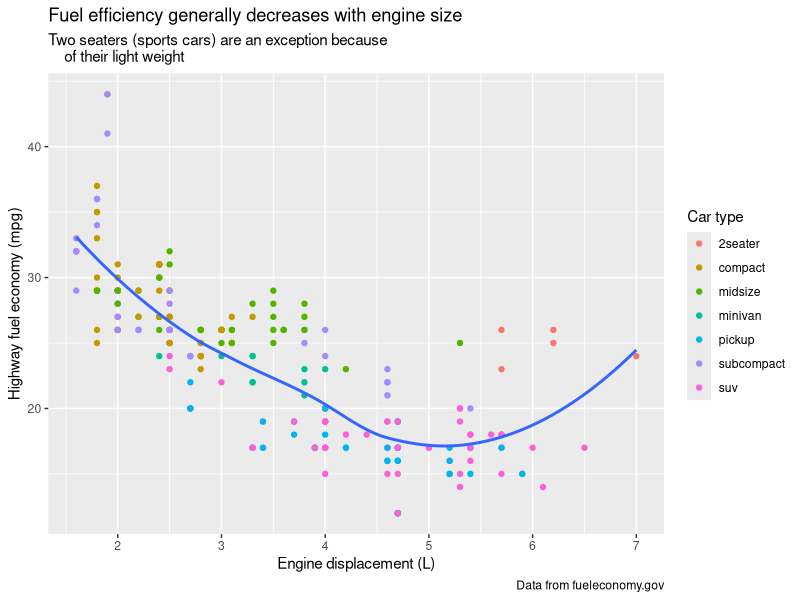
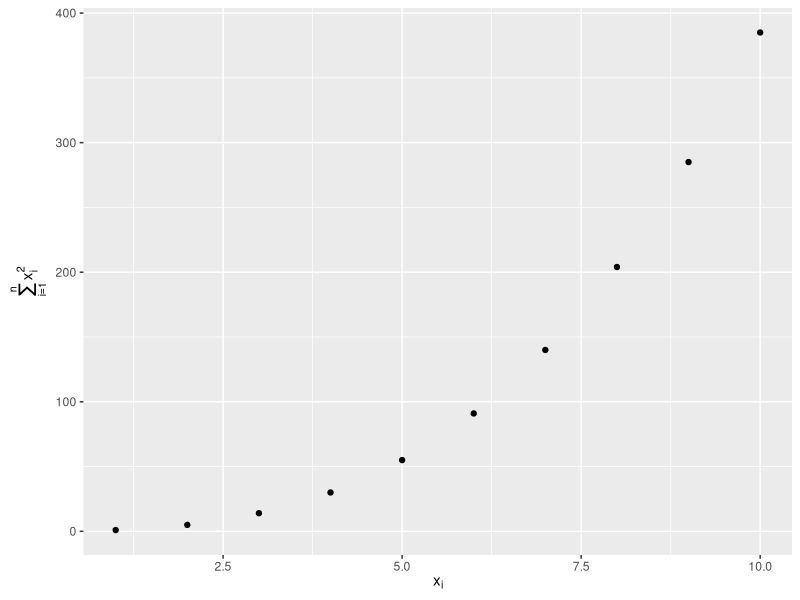

Generate these figures, in order, with R: (Note: this script raises an error after producing the figures.)
## ---- chunk 1
# install.packages(c("patchwork","scales","ggthemes"))
## ---- chunk 2
#| message: false
library(ggplot2)
library(tidyverse)
library(scales)
library(ggrepel)
library(patchwork)
library(ggthemes)
## ---- chunk 3
#| fig-alt: |
#|   Scatterplot of highway fuel efficiency versus engine size of cars, where
#|   points are colored according to the car class. A smooth curve following
#|   the trajectory of the relationship between highway fuel efficiency versus
#|   engine size of cars is overlaid. 

ggplot(mpg, aes(x = displ, y = hwy)) +
  geom_point(aes(color = class)) +
  geom_smooth(se = FALSE) +
  labs(
    x = "Engine displacement (L)",
    y = "Highway fuel economy (mpg)",
    color = "Car type",
    title = "Fuel efficiency generally decreases with engine size",
    subtitle = "Two seaters (sports cars) are an exception because
    of their light weight",
    caption = "Data from fueleconomy.gov"
  )
## ---- chunk 4
#| fig-asp: 1
#| out-width: "50%"
#| fig-width: 3
#| fig-alt: |
#|   Scatterplot with math text on the x and y axis labels. X-axis label
#|   says x_i, y-axis label says sum of x_i  squared, for i from 1 to n.

df <- tibble(
  x = 1:10,
  y = cumsum(x^2)
)

ggplot(df, aes(x, y)) +
  geom_point() +
  labs(
    x = quote(x[i]),
    y = quote(sum(x[i]^2, i == 1, n))
  )
## ---- chunk 5
# Your code here
## ---- chunk 6
#| echo: false
#| fig-cap: Scatterplot of highway versus city fuel efficiency.

knitr::include_graphics("images/fueleconomy.png")
## ---- chunk 7
# Your code here
## ---- chunk 8


label_info <- mpg |>
  group_by(drv) |>
  arrange(desc(displ)) |>
  slice_head(n = 1) |>
  mutate(
    drive_type = case_when(
      drv == "f" ~ "front-wheel drive",
      drv == "r" ~ "rear-wheel drive",
      drv == "4" ~ "4-wheel drive"
    )
  ) |>
  select(displ, hwy, drv, drive_type)

label_info
## ---- chunk 9
#| fig-alt: |
#|   Scatterplot of highway mileage versus engine size where points are colored
#|   by drive type. Smooth curves for each drive type are overlaid.
#|   Text labels identify the curves as front-wheel, rear-wheel, and 4-wheel.

ggplot(mpg, aes(x = displ, y = hwy, color = drv)) +
  geom_point(alpha = 0.3) +
  geom_smooth(se = FALSE) +
  geom_text(
    data = label_info,
    aes(x = displ, y = hwy, label = drive_type),
    fontface = "bold", size = 5, hjust = "right", vjust = "top"
  ) +
  theme(legend.position = "none")
## ---- chunk 10
#| fig-alt: |
#|   Scatterplot of highway fuel efficiency versus engine size of cars, where
#|   points are colored according to the car class. Some points are labelled
#|   with the car's name. The labels are box with white, transparent background
#|   and positioned to not overlap.

ggplot(mpg, aes(x = displ, y = hwy, color = drv)) +
  geom_point(alpha = 0.3) +
  geom_smooth(se = FALSE) +
  geom_label_repel(
    data = label_info,
    aes(x = displ, y = hwy, label = drive_type),
    fontface = "bold",
    size = 5,
    nudge_y = 2
  ) +
  theme(legend.position = "none")
## ---- chunk 11
#| fig-alt: |
#|   Scatterplot of highway fuel efficiency versus engine size of cars. Points
#|   where highway mileage is above 40 as well as above 20 with engine size
#|   above 5 are red, with a hollow red circle, and labelled with model name
#|   of the car.

potential_outliers <- mpg |>
  filter(hwy > 40 | (hwy > 20 & displ > 5))

ggplot(mpg, aes(x = displ, y = hwy)) +
  geom_point() +
  geom_text_repel(data = potential_outliers, aes(label = model)) +
  geom_point(data = potential_outliers, color = "red") +
  geom_point(
    data = potential_outliers,
    color = "red",
    size = 3,
    shape = "circle open"
  )
## ---- chunk 12
trend_text <- "Larger engine sizes tend to have lower fuel economy." |> str_wrap(width = 30)

trend_text
## ---- chunk 13
#| fig-alt: |
#|   Scatterplot of highway fuel efficiency versus engine size of cars. A red
#|   arrow pointing down follows the trend of the points and the annotation
#|   placed next to the arrow reads "Larger engine sizes tend to have lower
#|   fuel economy". The arrow and the annotation text is red.

ggplot(mpg, aes(x = displ, y = hwy)) +
  geom_point() +
  annotate(
    geom = "label", x = 3.5, y = 38,
    label = trend_text,
    hjust = "left", color = "red"
  ) +
  annotate(
    geom = "segment",
    x = 3, y = 35, xend = 5, yend = 25, color = "red",
    arrow = arrow(type = "closed")
  )
## ---- chunk 14
# Your code here
## ---- chunk 15
#| fig-show: hide

ggplot(mpg, aes(displ, hwy)) +
  geom_point()
## ---- chunk 16
# Your code here
## ---- chunk 17
g <- ggplot(mpg, aes(displ, hwy)) +
  geom_point()
## ---- chunk 18
# Your code here
## ---- chunk 19
# Your code here
## ---- chunk 20
# Your code here
## ---- chunk 21
#| label: default-scales
#| fig-show: "hide"

ggplot(mpg, aes(x = displ, y = hwy)) +
  geom_point(aes(color = class))
## ---- chunk 22
#| fig-show: hide

ggplot(mpg, aes(x = displ, y = hwy)) +
  geom_point(aes(color = class)) +
  scale_x_continuous() +
  scale_y_continuous() +
  scale_color_discrete()
## ---- chunk 23
#| fig-alt: |
#|   Scatterplot of highway fuel efficiency versus engine size of cars,
#|   colored by drive. The y-axis has breaks starting at 15 and ending at 40,
#|   increasing by 5.

ggplot(mpg, aes(x = displ, y = hwy, color = drv)) +
  geom_point() +
  scale_y_continuous(breaks = seq(15, 40, by = 5))
## ---- chunk 24
#| fig-alt: |
#|   Scatterplot of highway fuel efficiency versus engine size of cars, colored
#|   by drive. The x and y-axes do not have any labels at the axis ticks.
#|   The legend has custom labels: 4-wheel, front, rear.

ggplot(mpg, aes(x = displ, y = hwy, color = drv)) +
  geom_point() +
  scale_x_continuous(labels = NULL) +
  scale_y_continuous(labels = NULL) +
  scale_color_discrete(labels = c("4" = "4-wheel", "f" = "front", "r" = "rear"))
## ---- chunk 25
#| fig-width: 4
#| fig-alt: |
#|   Two side-by-side box plots of price versus cut of diamonds. The outliers
#|   are transparent. On both plots the x-axis labels are formatted as dollars.
#|   The x-axis labels on the plot start at $0 and go to $15,000, increasing
#|   by $5,000. The x-axis labels on the right plot start at $1K and go to
#|   $19K, increasing by $6K.

ggplot(diamonds, aes(x = price, y = cut)) +
  geom_boxplot(alpha = 0.05) +
  scale_x_continuous(labels = label_dollar()) +
  ggplot(diamonds, aes(x = price, y = cut)) +
  geom_boxplot(alpha = 0.05) +
  scale_x_continuous(
    labels = label_dollar(scale = 1 / 1000, suffix = "K"),
    breaks = seq(1000, 19000, by = 6000)
  )
## ---- chunk 26
#| fig-alt: |
#|   Segmented bar plots of cut, filled with levels of clarity. The y-axis
#|   labels start at 0% and go to 100%, increasing by 25%. The y-axis label
#|   name is "Percentage".

ggplot(diamonds, aes(x = cut, fill = clarity)) +
  geom_bar(position = "fill") +
  scale_y_continuous(name = "Percentage", labels = label_percent())
## ---- chunk 27
#| fig-alt: |
#|   Line plot of id number of presidents versus the year they started their
#|   presidency. Start year is marked with a point and a segment that starts
#|   there and ends at the end of the presidency. The x-axis labels are
#|   formatted as two digit years starting with an apostrophe, e.g., '53.
#|
# here `id` is the ordinal number of the president, e.g. Trump is in the 12th row + 33 = 45th president
presidential |>
  mutate(id = 33 + row_number()) |>
  ggplot(aes(x = start, y = id)) +
  geom_point() +
  geom_segment(aes(xend = end, yend = id)) +
  scale_x_date(name = NULL, breaks = presidential$start, date_labels = "'%y")
## ---- chunk 28
#| fig-width: 10
#| fig-asp: 0.5
#| fig-alt: |
#|   Four scatterplots of highway fuel efficiency versus engine size of cars
#|   where points are colored based on class of car. Clockwise, the legend
#|   is placed on the right, left, top, and bottom of the plot.

base <- ggplot(mpg, aes(x = displ, y = hwy)) +
  geom_point(aes(color = class))

# the default  right, then left
base + theme(legend.position = "right") +
  base + theme(legend.position = "left")

# then top, then bottom
base +
  theme(legend.position = "top") +
  guides(color = guide_legend(nrow = 3)) +
  base +
  theme(legend.position = "bottom") +
  guides(color = guide_legend(nrow = 3))
## ---- chunk 29
#| fig-alt: |
#|   Scatterplot of highway fuel efficiency versus engine size of cars
#|   where points are colored based on class of car. Overlaid on the plot is a
#|   smooth curve. The legend is in the bottom and classes are listed
#|   horizontally in two rows. The points in the legend are larger than the points
#|   in the plot.

ggplot(mpg, aes(x = displ, y = hwy)) +
  geom_point(aes(color = class)) +
  geom_smooth(se = FALSE) +
  theme(legend.position = "bottom") +
  guides(color = guide_legend(nrow = 2, override.aes = list(size = 4)))
## ---- chunk 30
#| fig-width: 7
#| fig-alt: |
#|   Two plots of price versus carat of diamonds. Data binned and the color of 
#|   the rectangles representing each bin based on the number of points that 
#|   fall into that bin. In the second plot, price and carat values 
#|   are logged and the axis labels shows the logged values.

# price vs. caret
p1 <- ggplot(diamonds, aes(x = carat, y = price)) +
  geom_point()

# log10 price vs log10 caret
p2 <- ggplot(diamonds, aes(x = log10(carat), y = log10(price))) + geom_point()


p1 + p2
## ---- chunk 31
#| fig-alt: |
#|   Plot of price versus carat of diamonds. Data binned and the color of
#|   the rectangles representing each bin based on the number of points that
#|   fall into that bin. The axis labels are on the original data scale.

ggplot(diamonds, aes(x = carat, y = price)) +
  geom_point() +
  scale_x_log10() +
  scale_y_log10()
## ---- chunk 32
#| fig-width: 8
#| fig-alt: |
#|   Two scatterplots of highway mileage versus engine size where points are 
#|   colored by drive type. The first plot uses the default 
#|   `ggplot2` color palette and the plot on the right uses a different color 
#|   palette.

# default color palette
p1 <- ggplot(mpg, aes(x = displ, y = hwy)) +
  geom_point(aes(color = drv)) 

# RColorBrewer palette
p2 <- ggplot(mpg, aes(x = displ, y = hwy)) + geom_point(aes(color = drv)) + 
  scale_color_brewer(palette = "Set1")

p1 + p2
## ---- chunk 33
#| fig-alt: |
#|   Two scatterplots of highway mileage versus engine size where both color
#|   and shape of points are based on drive type. The color palette is not
#|   the default `ggplot2` palette.

ggplot(mpg, aes(x = displ, y = hwy)) +
  geom_point(aes(color = drv, shape = drv)) +
  scale_color_brewer(palette = "Dark2")
## ---- chunk 34
#| label: fig-brewer
#| echo: false
#| fig-cap: All colorBrewer scales.
#| fig-asp: 2.5
#| fig-alt: |
#|   All colorBrewer scales. One group goes from light to dark colors.
#|   Another group is a set of non ordinal colors. And the last group has
#|   diverging scales (from dark to light to dark again). Within each set
#|   there are a number of palettes.

par(mar = c(0, 3, 0, 0))
RColorBrewer::display.brewer.all()
## ---- chunk 35
#| fig-alt: |
#|   Line plot of id number of presidents versus the year they started their
#|   presidency. Start year is marked with a point and a segment that starts
#|   there and ends at the end of the presidency. Democratic presidents are
#|   represented in blue and Republicans in red.

presidential |>
  mutate(id = 33 + row_number()) |>
  ggplot(aes(x = start, y = id, color = party)) +
  geom_point() +
  geom_segment(aes(xend = end, yend = id)) +
  scale_color_manual(values = c(Republican = "#E81B23", Democratic = "#00AEF3"))
## ---- chunk 36
#| fig-width: 8
#| fig-alt: |
#|   On the left, scatterplot of highway mileage vs. displacement, with
#|   displacement. The smooth curve overlaid shows a decreasing, and then
#|   increasing trend, like a hockey stick. On the right, same variables
#|   are plotted with displacement ranging only from 5 to 6 and highway
#|   mileage ranging only from 10 to 25. The smooth curve overlaid shows a
#|   trend that's slightly increasing first and then decreasing.

# All data vs. subsetted data
ggplot(mpg, aes(x = displ, y = hwy)) +
  geom_point(aes(color = drv)) +
  geom_smooth() +
  mpg |>
  filter(displ >= 5 & displ <= 6 & hwy >= 10 & hwy <= 25) |>
  ggplot(aes(x = displ, y = hwy)) +
  geom_point(aes(color = drv)) +
  geom_smooth()
## ---- chunk 37
#| fig-alt: |
#|   On the left, scatterplot of highway mileage vs. displacement, with
#|   displacement ranging from 5 to 6 and highway mileage ranging from
#|   10 to 25. The smooth curve overlaid shows a trend that's slightly
#|   increasing first and then decreasing. On the right, same variables
#|   are plotted with the same limits, however the smooth curve overlaid
#|   shows a relatively flat trend with a slight increase at the end.

# Limiting scale (equivalent to subsetting) vs. zooming in on data
ggplot(mpg, aes(x = displ, y = hwy)) +
  geom_point(aes(color = drv)) +
  geom_smooth() +
  scale_x_continuous(limits = c(5, 6)) +
  scale_y_continuous(limits = c(10, 25)) +
  ggplot(mpg, aes(x = displ, y = hwy)) +
  geom_point(aes(color = drv)) +
  geom_smooth() +
  coord_cartesian(xlim = c(5, 6), ylim = c(10, 25))
## ---- chunk 38
#| fig-alt: |
#|   On the left, a scatterplot of highway mileage vs. displacement of SUVs.
#|   On the right, a scatterplot of the same variables for compact cars.
#|   Points are colored by drive type for both plots. Among SUVs more of
#|   the cars are 4-wheel drive and the others are rear-wheel drive, while
#|   among compact cars more of the cars are front-wheel drive and the others
#|   are 4-wheel drive. SUV plot shows a clear negative relationship
#|   between higway mileage and displacement while in the compact cars plot
#|   the relationship is much flatter.

suv <- mpg |> filter(class == "suv")
compact <- mpg |> filter(class == "compact")

# suv vs compact
ggplot(suv, aes(x = displ, y = hwy, color = drv)) +
  geom_point() +
  ggplot(compact, aes(x = displ, y = hwy, color = drv)) +
  geom_point()
## ---- chunk 39
#| fig-alt: |
#|   On the left, a scatterplot of highway mileage vs. displacement of SUVs.
#|   On the right, a scatterplot of the same variables for compact cars.
#|   Points are colored by drive type for both plots. Both plots are plotted
#|   on the same scale for highway mileage, displacement, and drive type,
#|   resulting in the legend showing all three types (front, rear, and 4-wheel
#|   drive) for both plots even though there are no front-wheel drive SUVs and
#|   no rear-wheel drive compact cars. Since the x and y scales are the same,
#|   and go well beyond minimum or maximum highway mileage and displacement,
#|   the points do not take up the entire plotting area.

x_scale <- scale_x_continuous(limits = range(mpg$displ))
y_scale <- scale_y_continuous(limits = range(mpg$hwy))
col_scale <- scale_color_discrete(limits = unique(mpg$drv))

# suv vs. compact on the same scale
ggplot(suv, aes(x = displ, y = hwy, color = drv)) +
  geom_point() +
  x_scale +
  y_scale +
  col_scale +
  ggplot(compact, aes(x = displ, y = hwy, color = drv)) +
  geom_point() +
  x_scale +
  y_scale +
  col_scale
## ---- chunk 40
#| fig-show: "hide"

df <- tibble(
  x = rnorm(10000),
  y = rnorm(10000)
)

ggplot(df) +
  geom_point(aes(x = x, y = y, fill = x)) +
  scale_fill_gradient(low = "yellow", high = "red")
## ---- chunk 41
# Your code here
## ---- chunk 42
#| fig-show: hide

ggplot(diamonds, aes(x = carat, y = price)) +
  geom_point(aes(color = cut), alpha = 1 / 20)
## ---- chunk 43
# Your code here
## ---- chunk 44
#| fig-alt: |
#|   Scatterplot of highway mileage vs. displacement of cars, colored by class
#|   of car. The plot background is white, with gray grid lines.

ggplot(mpg, aes(x = displ, y = hwy)) +
  geom_point(aes(color = class)) +
  geom_smooth(se = FALSE) +
  theme_classic()
## ---- chunk 45
#| label: fig-themes
#| echo: false
#| fig-cap: The eight themes built-in to `ggplot2`.
#| fig-alt: |
#|   Eight barplots created with `ggplot2`, each
#|   with one of the eight built-in themes:
#|   theme_bw() - White background with grid lines,
#|   theme_light() - Light axes and grid lines,
#|   theme_classic() - Classic theme, axes but no grid
#|   lines, theme_linedraw() - Only black lines,
#|   theme_dark() - Dark background for contrast,
#|   theme_minimal() - Minimal theme, no background,
#|   theme_gray() - Gray background (default theme),
#|   theme_void() - Empty theme, only geoms are visible.

knitr::include_graphics("images/visualization-themes.png")
## ---- chunk 46
#| fig-alt: |
#|   Scatterplot of highway fuel efficiency versus engine size of cars, colored
#|   by drive. The plot is titled 'Larger engine sizes tend to have lower fuel
#|   economy' with the caption pointing to the source of the data, fueleconomy.gov.
#|   The caption and title are left justified, the legend is inside of the plot
#|   with a black border.

ggplot(mpg, aes(x = displ, y = hwy, color = drv)) +
  geom_point() +
  labs(
    title = "Larger engine sizes tend to have lower fuel economy",
    caption = "Source: https://fueleconomy.gov."
  ) +
  theme(
    legend.position = c(0.6, 0.7),
    legend.direction = "horizontal",
    legend.box.background = element_rect(color = "black"),
    plot.title = element_text(face = "bold"),
    plot.title.position = "plot",
    plot.caption.position = "plot",
    plot.caption = element_text(hjust = 0)
  )
## ---- chunk 47
#| fig-show: hide

ggplot(mpg, aes(x = displ, y = hwy, color = drv)) +
  geom_point() +
  labs(
    title = "Larger engine sizes tend to have lower fuel economy",
    caption = "Source: https://fueleconomy.gov."
  )
## ---- chunk 48
# Your code here
## ---- chunk 49
# Your code here
## ---- chunk 50
#| fig-width: 6
#| fig-asp: 0.5
#| fig-alt: |
#|   Two plots (a scatterplot of highway mileage versus engine size and a
#|   side-by-side boxplots of highway mileage versus drive train) placed next
#|   to each other.

p1 <- ggplot(mpg, aes(x = displ, y = hwy)) +
  geom_point() +
  labs(title = "Plot 1")
p2 <- ggplot(mpg, aes(x = drv, y = hwy)) +
  geom_boxplot() +
  labs(title = "Plot 2")
p1 + p2
## ---- chunk 51
#| fig-width: 6
#| fig-asp: 0.8
#| fig-alt: |
#|   Three plots laid out such that first and third plot are next to each other
#|   and the second plot stretched beneath them. The first plot is a
#|   scatterplot of highway mileage versus engine size, third plot is a
#|   scatterplot of highway mileage versus city mileage, and the third plot is
#|   side-by-side boxplots of highway mileage versus drive train) placed next
#|   to each other.

p3 <- ggplot(mpg, aes(x = cty, y = hwy)) +
  geom_point() +
  labs(title = "Plot 3")
(p1 | p3) / p2
## ---- chunk 52
#| fig-width: 8
#| fig-asp: 1
#| fig-alt: |
#|   Five plots laid out such that first two plots are next to each other. Plots
#|   three and four are underneath them. And the fifth plot stretches under them.
#|   The patchworked plot is titled "City and highway mileage for cars with
#|   different drive trains" and captioned "Source: https://fueleconomy.gov".
#|   The first two plots are side-by-side box plots. Plots 3 and 4 are density
#|   plots. And the fifth plot is a faceted scatterplot. Each of these plots show
#|   geoms colored by drive train, but the patchworked plot has only one legend
#|   that applies to all of them, above the plots and beneath the title.

p1 <- ggplot(mpg, aes(x = drv, y = cty, color = drv)) +
  geom_boxplot(show.legend = FALSE) +
  labs(title = "Plot 1")

p2 <- ggplot(mpg, aes(x = drv, y = hwy, color = drv)) +
  geom_boxplot(show.legend = FALSE) +
  labs(title = "Plot 2")

p3 <- ggplot(mpg, aes(x = cty, color = drv, fill = drv)) +
  geom_density(alpha = 0.5) +
  labs(title = "Plot 3")

p4 <- ggplot(mpg, aes(x = hwy, color = drv, fill = drv)) +
  geom_density(alpha = 0.5) +
  labs(title = "Plot 4")

p5 <- ggplot(mpg, aes(x = cty, y = hwy, color = drv)) +
  geom_point(show.legend = FALSE) +
  facet_wrap(~drv) +
  labs(title = "Plot 5")

(
  guide_area() / (p1 + p2) / (p3 + p4) / p5
) +
  plot_annotation(
    title = "City and highway mileage for cars with different drive trains",
    caption = "Source: https://fueleconomy.gov."
  ) +
  plot_layout(
    guides = "collect",
    heights = c(1, 3, 2, 4)
  ) &
  theme(legend.position = "top")
## ---- chunk 53
p1 <- ggplot(mpg, aes(x = displ, y = hwy)) +
  geom_point() +
  labs(title = "Plot 1")
p2 <- ggplot(mpg, aes(x = drv, y = hwy)) +
  geom_boxplot() +
  labs(title = "Plot 2")
p3 <- ggplot(mpg, aes(x = cty, y = hwy)) +
  geom_point() +
  labs(title = "Plot 3")

(p1 | p2) / p3
## ---- chunk 54
# Your code here
## ---- chunk 55
#| label: 3-plots
#| echo: false
#| fig-cap: Scatterplot of highway versus city fuel efficiency.

knitr::include_graphics("images/3plots.png")
## ---- chunk 56
# Your code here
